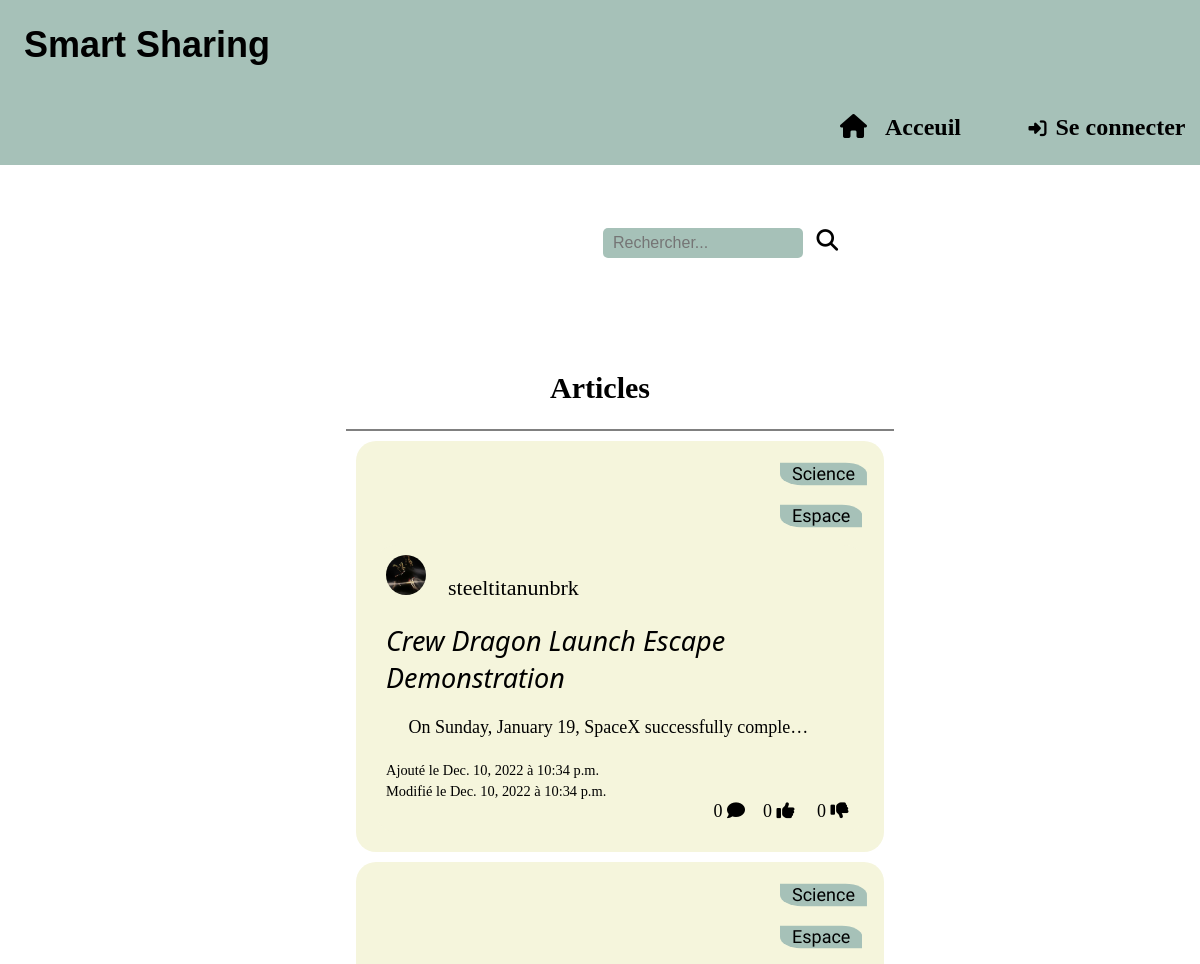
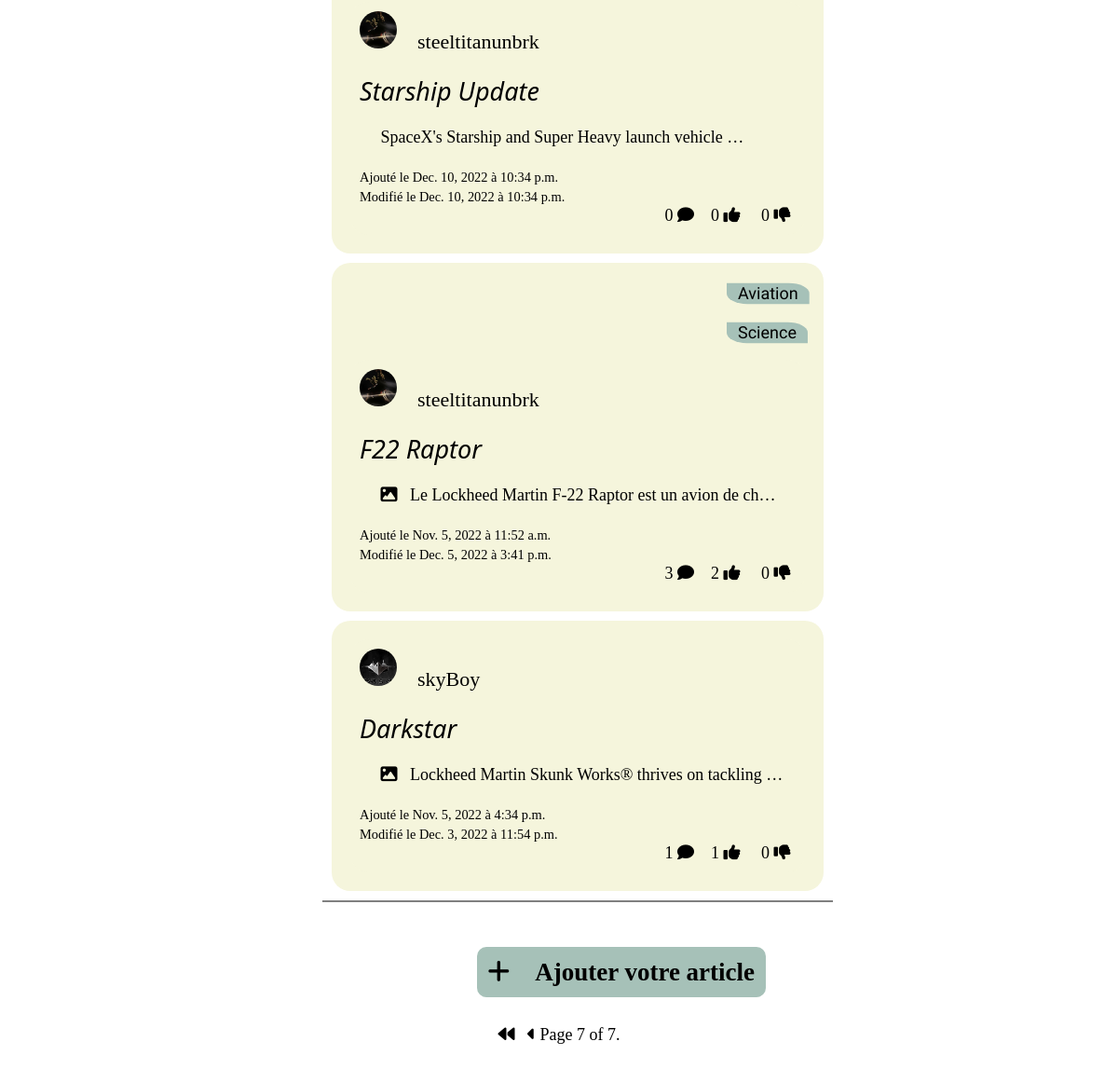
Screenshot of /Home/?page=7 with the database file from the repository (2 pictures, top to bottom).
### posts/models.py (models this page shows, shortened)
class Theme(models.Model):
    label = models.CharField(max_length=30, unique=True)
    def __str__(self):
        return self.label

class Post(models.Model):
    title = models.CharField(verbose_name="", max_length=50)
    content = models.TextField(verbose_name="", unique=True)
    illustration = models.ImageField(default=None, blank=True, null=True, upload_to='images/illustrations/%Y/%m/%d/')
    theme = models.ManyToManyField(Theme, verbose_name="")
    like = models.ManyToManyField(User, related_name="liker")
    dislike = models.ManyToManyField(User, related_name="disliker")
    user = models.ForeignKey(User, on_delete=models.CASCADE, related_name="poster")
    modifHour = models.TimeField(auto_now=True, auto_now_add=False)
    addHour = models.TimeField(auto_now=False, auto_now_add=True)
    modifDate = models.DateField(auto_now=True, auto_now_add=False)
    addDate = models.DateField(auto_now=False, auto_now_add=True)

class User(AbstractUser):
    image = models.ImageField(verbose_name="Photo de profil", upload_to="profile", blank=True, null=True)

### posts/views.py (the view, shortened to what this page needs)
# urls.py: 2. Add a URL to urlpatterns:  path('', views.home, name='home')
def home(request):
    postDic = {}
    _postList = Post.objects.all().order_by('modifDate').reverse()
    paginator = Paginator(_postList, 5)
    number = request.GET.get('page')
    postList = paginator.get_page(number)
    themes = Theme.objects.all()
    posts = []
    if request.method == "GET":
        _request = request.GET.get('_request')
    for _post in postList:
        comment = Comment.objects.filter(post=_post).count()
        postDic[_post] = (comment)
    addPost(request)
    return render(request, 'posts/index.html',
                  {'postD': postDic, 'themes': themes, 'result': _request, 'page_obj': postList})

### posts/templates/posts/index.html (shortened to what this page needs)
{% extends 'posts/model.html' %}
{% block content %}
<main>
  <form class="search-area">
    <input type="search" placeholder="Rechercher..." name="_request" />
    <button class="search-button" type="submit"><i class="fa-solid fa-magnifying-glass"></i></button>
  </form>
  {% if result != None %}
    <h2 style="text-align: center">Résultats pour "{{ result }}"</h2>
  {% else %}
    <h2 style="text-align: center; font-size: 30px; margin-top: 80px;">Articles</h2>
  {% endif %}
  <ul>
    <HR NOSHADE>
    {% for post, comment in postD.items %}
      <div class="post">
        {% for th in post.theme.all %}
          <span class="theme">{{ th }}</span><br/><br/>
        {% endfor %}
        <a class="posts" href="{% url 'details' post.id %}">
            <li class="post">
              <span class="user">
              {% if post.user.image %}
                <img class="profile-image-resizex2" src="{{ post.user.image.url }}" alt="Photo de profil"/>
              {% else %}
                <i class="fa-solid fa-circle-user fa-2x"></i>
              {% endif %}
              &nbsp&nbsp&nbsp{{ post.user }}</span><br/>
              <span class="post-content">
                <span class="post-title">{{ post.title }}</span><br/>
                <br/>&nbsp&nbsp&nbsp&nbsp
                {% if post.illustration %}
                  <i class="fa-solid fa-image"></i>&nbsp&nbsp
                {% endif %}
                {{ post.content|truncatechars:50 }}<br/>
                <span class="info">
                  <br/>Ajouté le {{ post.addDate }} à {{ post.addHour }}
                  <br />Modifié le {{ post.modifDate }} à {{ post.modifHour }}
                </span><br/>
                <span class="action">{{ comment }}&nbsp<i class="fa-solid fa-comment"></i>
                <a class="action" href="{% url 'home-like' post.id %}">
                  {{ post.like.all|length }}&nbsp<i class="fa-solid fa-thumbs-up"></i>
                </a>
                <a class="action" href="{% url 'home-dislike' post.id %}">
                  {{ post.dislike.all|length }}&nbsp<i class="fa-solid fa-thumbs-down"></i>
                </a>
                &nbsp&nbsp&nbsp</span>
              </span>
            </li>
          </a>
        </div>
    {% endfor %}
    <HR NOSHADE>
  </ul>
  <a href="{% url 'add-post' %}">
    <h2 class="post-add">
      <i class="fa-sharp fa-solid fa-plus"></i>&nbsp&nbsp&nbsp&nbspAjouter votre article
    </h2>
  </a>
  <div class="pagination">
    <span class="step-links">
        {% if page_obj.has_previous %}
            <a href="?page=1"><i class="fa-sharp fa-solid fa-backward"></i></a>&nbsp&nbsp
            <a href="?page={{ page_obj.previous_page_number }}"><i class="fa-solid fa-caret-left"></i></a>
        {% endif %}
        <span class="current">
            Page {{ page_obj.number }} of {{ page_obj.paginator.num_pages }}.
        </span>
      </span>
  </div>
</main>
{% endblock %}

### posts/static/posts/styles.css (style rules this page uses)
body { font-size: 18px; }
a, button, input[type="submit"] { cursor: pointer; }
main { margin-left: 15%; margin-right: 15%; margin-bottom: 5%; }
a { text-decoration: none; color: black; }
.user { display: block; font-size: 22px; }
.info { font-size: 80%; }
.post-title { font-size: 150%; font-style: italic; font-family: system-ui, -apple-system, BlinkMacSystemFont, 'Segoe UI', Roboto, Oxygen, Ubuntu, Cantarell, 'Open Sans', 'Helvetica Neue', sans-serif; }
.theme { position: absolute; left:65%; font-family: Aldrich, sans-serif; background-color: #a6c1b8; clip-path:inset(25% 0 25% 0 round 0 25% 0 25%); text-align: center; padding: 1%; }
.posts { text-decoration: none; outline: none; }
.action { position: relative; left: 70%; }
li { list-style-type: none; color: black; }
.search-area { position: relative; padding-bottom: 5%; width: 300px; left: 50%; }
.search-area input { height: 30px; width: 200px; }
input { display: inline-block; text-align: left; border-radius: 5px; border: 3px; margin: 1%; height: 25px; background: #a6c1b8; }
.pagination { text-align: center; }
body { margin: 0%; }
.post-content { margin-bottom: 15%; }
.search-button { border: 0px; height: 30px; font-size: larger; background-color: white; }
.profile-image-resizex2 { width : 40px; height : 40px; overflow: hidden; border: none; -moz-border-radius : 75px; -webkit-border-radius : 75px; border-radius : 75px; }
.post-add { margin-top: 5%; margin-bottom: 5%; padding-top: 2%; padding-bottom: 2%; padding-left: 2%; padding-right: 2%; background-color: #a6c1b8; border-radius: 10px; display: inline-block; position: relative; left: 35%; }
input, textarea { padding-left: 10px; }
.post { margin: 10px; padding: 10px; border-radius: 20px; background-color: beige; }
input::placeholder { font-size: 16px; }

### rows the page displays
Post: user.image (picture), user "steeltitanunbrk", title "Crew Dragon Launch Escape Demonstration", content "On Sunday, January 19, SpaceX successfully comple…", addDate "Dec. 10, 2022", addHour "10:34 p.m.", modifDate "Dec. 10, 2022", modifHour "10:34 p.m.", comment "0", like.all|length "0", dislike.all|length "0"
Theme: label "Science"
Theme: label "Espace"
Post: user.image (picture), user "steeltitanunbrk", title "Starship Update", content "SpaceX's Starship and Super Heavy launch vehicle …", addDate "Dec. 10, 2022", addHour "10:34 p.m.", modifDate "Dec. 10, 2022", modifHour "10:34 p.m.", comment "0", like.all|length "0", dislike.all|length "0"
Post: user.image (picture), user "steeltitanunbrk", title "F22 Raptor", content "Le Lockheed Martin F-22 Raptor est un avion de ch…", addDate "Nov. 5, 2022", addHour "11:52 a.m.", modifDate "Dec. 5, 2022", modifHour "3:41 p.m.", comment "3", like.all|length "2", dislike.all|length "0"
Theme: label "Aviation"
Post: user.image (picture), user "skyBoy", title "Darkstar", content "Lockheed Martin Skunk Works® thrives on tackling …", addDate "Nov. 5, 2022", addHour "4:34 p.m.", modifDate "Dec. 3, 2022", modifHour "11:54 p.m.", comment "1", like.all|length "1", dislike.all|length "0"

### other values shown
{{ page_obj.number }} "7"
{{ page_obj.paginator.num_pages }} "7"
